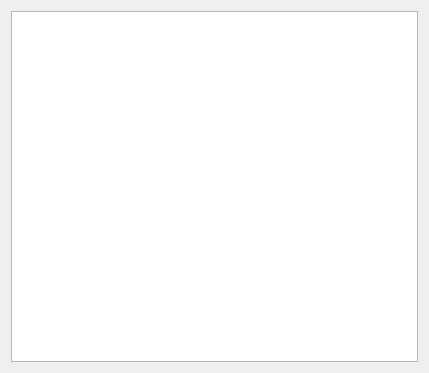
<ui version="4.0" >
 <class>TraceDetail</class>
 <widget class="QDialog" name="TraceDetail" >
  <property name="windowModality" >
   <enum>Qt::ApplicationModal</enum>
  </property>
  <property name="geometry" >
   <rect>
    <x>0</x>
    <y>0</y>
    <width>429</width>
    <height>373</height>
   </rect>
  </property>
  <property name="windowTitle" >
   <string/>
  </property>
  <property name="sizeGripEnabled" >
   <bool>false</bool>
  </property>
  <property name="modal" >
   <bool>false</bool>
  </property>
  <layout class="QGridLayout" >
   <property name="sizeConstraint" >
    <enum>QLayout::SetDefaultConstraint</enum>
   </property>
   <item row="0" column="0" >
    <widget class="QTextBrowser" name="browser" />
   </item>
  </layout>
 </widget>
 <resources/>
 <connections/>
</ui>
